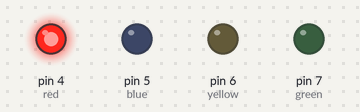
A sketch run on a simulated Arduino Uno, built with avr-gcc and run on an emulated ATmega328P. Shown: output pins drawn as LEDs (lit = HIGH).

Above: at 0.5 s.
At 2.5 s:
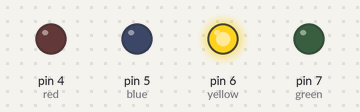
At 4.0 s:
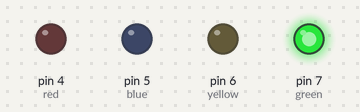
At 9.5 s:
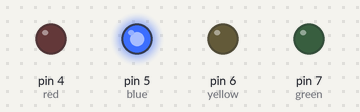
Timing chart, 0 to 10.4 s (numbered marks = the images above):
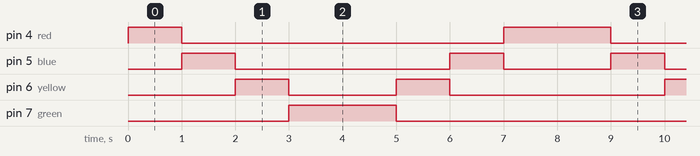

Measured:
- by itself, pin 4 (red): repeats every 8.0 s: LOW 6.0 s, HIGH 2.0 s
- by itself, pin 5 (blue): repeats every 8.0 s: LOW 4.0 s, HIGH 1.0 s, LOW 2.0 s, HIGH 1.0 s
- by itself, pin 6 (yellow): repeats every 8.0 s: LOW 2.0 s, HIGH 1.0 s, LOW 4.0 s, HIGH 1.0 s
- by itself, pin 7 (green): alternates HIGH for 2.0 s and LOW for 6.0 s

The sketch:

bouncing_light.ino
```cpp
int red = 4;
int blue = 5;
int yellow = 6;
int green = 7;
void setup()
{
  pinMode(red , OUTPUT);
  pinMode(blue , OUTPUT);
  pinMode(yellow , OUTPUT);
  pinMode(green , OUTPUT);
}
void loop ()
{
  digitalWrite(red , HIGH);
  digitalWrite(blue , LOW);
  digitalWrite(yellow , LOW);
  digitalWrite(green , LOW);
  delay(1000);
  digitalWrite(red , LOW);
  digitalWrite(blue , HIGH);
  digitalWrite(yellow , LOW);
  digitalWrite(green , LOW);
  delay(1000);
  digitalWrite(red , LOW);
  digitalWrite(blue , LOW);
  digitalWrite(yellow , HIGH);
  digitalWrite(green , LOW);
  delay(1000);
  digitalWrite(red , LOW);
  digitalWrite(blue , LOW);
  digitalWrite(yellow , LOW);
  digitalWrite(green , HIGH);
  delay(1000);

   digitalWrite(red , LOW);
  digitalWrite(blue , LOW);
  digitalWrite(yellow , LOW);
  digitalWrite(green , HIGH);
  delay(1000);
  digitalWrite(red , LOW);
  digitalWrite(blue , LOW);
  digitalWrite(yellow , HIGH);
  digitalWrite(green , LOW);
  delay(1000);
  digitalWrite(red , LOW);
  digitalWrite(blue , HIGH);
  digitalWrite(yellow , LOW);
  digitalWrite(green , LOW);
  delay(1000);
  digitalWrite(red , HIGH);
  digitalWrite(blue , LOW);
  digitalWrite(yellow , LOW);
  digitalWrite(green , LOW);
  delay(1000);

}
```
